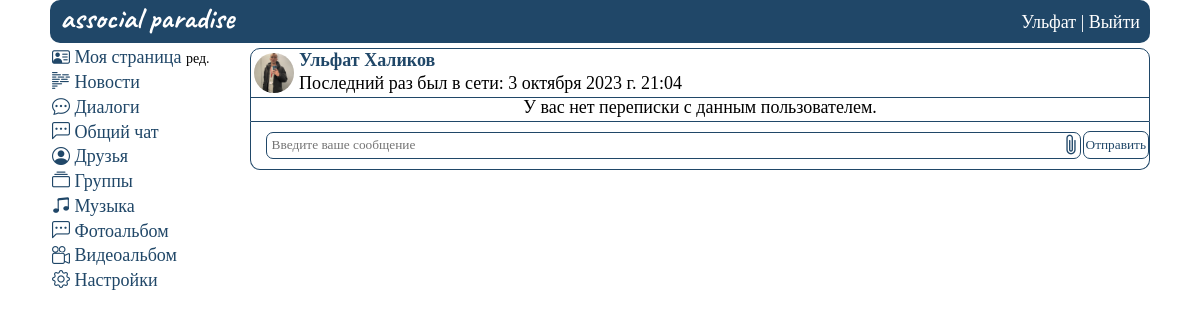
/dialogues/send2 (signed in), run on an earlier commit of the app's database.
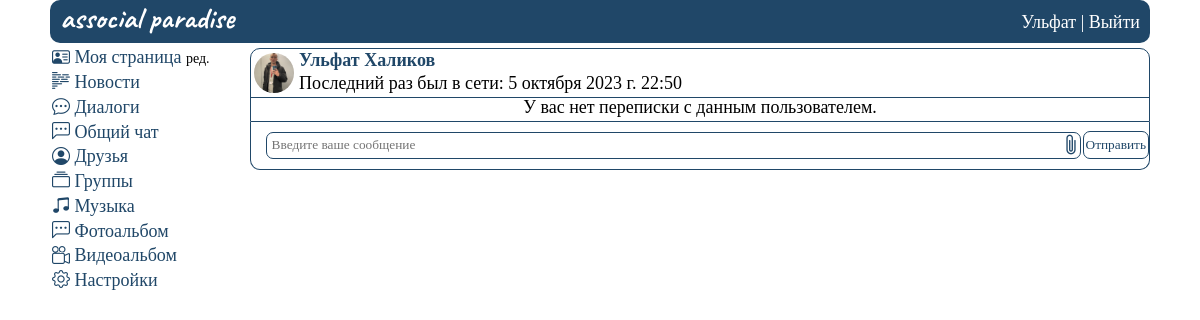
And on a later commit of the database.
### mysite/models.py (models this page shows, shortened)
class UserProfile(models.Model):
    ciggar_choices = [
        ('p', 'Положительное'),
        ('n', 'Отрицательное'),
    ]
    alco_choices = [
        ('p', 'Положительное'),
        ('n', 'Отрицательное'),
    ]
    gender_choices = [
        ('m', 'Мужской'),
        ('w', 'Женский'),
    ]
    religion_choices = [
        ('chr', 'Христианство'),
        ('isl', 'Ислам'),
        ('ind', 'Индуизм'),
        ('bdm', 'Буддизм'),
        ('iud', 'Иудаизм'),
        ('atm', 'Атеизм'),
    ]
    user = models.OneToOneField(User, on_delete=models.CASCADE)
    avatar = models.ImageField(
        upload_to="mysite/static/images/personal_photos/", blank=True, verbose_name='Аватарка',
        default='mysite/static/images/icons/none_avatar.png')
    first_name = models.CharField(max_length=20, blank=True, null=True, verbose_name='Имя')
    last_name = models.CharField(max_length=20, blank=True, null=True, verbose_name='Фамилия')
    birthdate = models.DateField(blank=True, null=True, verbose_name='Дата рождения')
    gender = models.CharField(max_length=1, blank=True, null=True, choices=gender_choices, verbose_name='Пол')
    hometown = models.CharField(max_length=30, blank=True, null=True, verbose_name='Родной город')
    fav_music = models.CharField(max_length=30, blank=True, null=True, verbose_name='Любимая музыка')
    fav_movies = models.CharField(max_length=30, blank=True, null=True, verbose_name='Любимые фильмы')
    fav_quotes = models.CharField(max_length=30, blank=True, null=True, verbose_name='Любимые цитаты')
    ciggar = models.CharField(max_length=1, blank=True, null=True, choices=ciggar_choices,
                              verbose_name='Отношение к курению')
    alco = models.CharField(max_length=1, blank=True, null=True, choices=alco_choices,
                            verbose_name='Отношение к алкоголю')
    religion = models.CharField(max_length=3, blank=True, null=True, choices=religion_choices, verbose_name='Религия')
    about = models.TextField(max_length=150, blank=True, null=True, verbose_name='О себе')
    plink = models.CharField(max_length=10, blank=True, null=True, verbose_name='Короткая ссылка')
    telegram = models.CharField(max_length=30, blank=True, null=True, verbose_name='Telegram')
    instagram = models.CharField(max_length=30, blank=True, null=True, verbose_name='Instagram')
    email = models.EmailField(max_length=30, blank=True, null=True, verbose_name='Почта')
    phone = models.CharField(max_length=12, blank=True, null=True, verbose_name='Телефон')
    class Meta:
        verbose_name_plural = 'Информация о пользователях'

### mysite/views.py (the view, shortened to what this page needs)
# urls.py: path('dialogues/send<int:pk>', viewDialogues, name='viewDialogues'),
@login_required(login_url='home')
def viewDialogues(request, pk):
    clean_id = re.findall(r'\d+', request.path)
    userid = getAuthUser(request)
    personal_data = getUser(userid)
    form = DialogsForm()
    allDialogues = getAllMessages(userid)
    unread_messages = calculation_unread(allDialogues, userid)
    dialogues = Dialogs.objects.raw(
        f'select * from mysite_dialogs di join mysite_userprofile up on di.user_sender_id = up.user_id where di.user_sender_id = {clean_id[0]} and di.user_recipient_id = {userid} or di.user_sender_id = {userid} and di.user_recipient_id = {clean_id[0]} order by di.time_create desc')
    user_info = UserProfile.objects.raw(
        f'select * from mysite_userprofile up join auth_user au on au.id = up.user_id where up.user_id = {clean_id[0]}')
    try:
        dialogObj = HaveDialog.objects.get(user_sender_id=clean_id[0], user_recipient_id=userid,
                                           last_sender=clean_id[0])
        dialogObj.status_message = 1
        if dialogObj:
            dialogObj2 = HaveDialog.objects.get(user_sender_id=userid, user_recipient_id=clean_id[0],
                                                last_sender=clean_id[0])
            dialogObj2.status_message = 1
            dialogObj2.save()
        dialogObj.save()
    except:
        pass
    data = {
        'allDialogues': allDialogues,
        'unread_messages': unread_messages,
        'userid': userid,
        'dialogues': dialogues,
        'form': form,
        'user_info': user_info,
        'personal_data': personal_data
    }
    return render(request, 'viewDialogues.html', data)

### mysite/forms.py
class DialogsForm(ModelForm):
    class Meta:
        model = Dialogs
        fields = ['private_message', 'private_img']
        widgets = {
            "private_message": TextInput(attrs={
                'placeholder': 'Введите ваше сообщение',
                'autofocus': True,
            }),
            "private_img": FileInput(attrs={
                'style': 'display:none',
            })
        }

### mysite/views.py (called while the page is built)
def getAuthUser(request):
    return request.session.get('is_auth', False)

def getUser(userid):
    return UserProfile.objects.get(user_id=userid)

def calculation_unread(messages, userid):
    msg = 0
    for i in messages:
        if i.status_message == 0 and int(i.last_sender) != userid:
            msg += 1
    return msg

### mysite/templates/viewDialogues.html (shortened to what this page needs)
{%extends 'base.html'%}
{% load static %}
{%block content%}
    <div class="wrapper_users">
    {% include "header.html" %}
    <div class="rows_user">
        <div class="col1_user">
            {% include "menu.html" %}
        </div>
        <div class="col2_user">
            <div class="dialogs__content2">
                <div class="dialogs__items">
                    {% for row in user_info %}
                    <div class="user__info">
                        <div class="user__info__row">
                            <div class="user__name_photo">
                                <a href="{% url 'viewUser' row.id %}"><img src="{% static row.avatar|cut:'mysite/static' %}" class="img"></a>
                            </div>
                            <div class="user__name">
                                <div class="user__first_name">
                                    <a href="{% url 'viewUser' row.id %}">{{ row.first_name }} {{ row.last_name }}</a>
                                </div>
                                <div class="user__time">
                                    {% if row.last_login %}Последний раз был в сети: {{ row.last_login }} {% else %} Данный пользователь еще не появлялся в сети.{% endif %}
                                </div>
                            </div>
                        </div>
                    </div>
                    {% endfor %}
                    {% if dialogues %}
                    <div class="dialogs__item">
                    {% for item in dialogues %}
                        <div class="dialogs__info">
                            <div class="dialogs__image">
                                <a href="{% url 'viewUser' item.user_sender_id %}"><img class="img" src="{% static item.avatar|cut:'mysite/static' %}"></a>
                            </div>
                            <div class="dialogs__sender">
                                <a href="{% url 'viewUser' item.user_sender_id %}" class=''>{{ item.first_name }}</a><span class="dialogs__time">{{ item.time_create }}</span>
                                <div class="dialog__message">
                                    {{ item.private_message }}
                                    {% if item.private_img %}
                                    <div class="message__pic">
                                        <img src="{% static item.private_img|cut:'mysite/static' %}">
                                    </div>
                                    {% endif %}
                                </div>
                            </div>
                        </div>
                    {% endfor %}
                    </div>
                    {% else %}
                    <div class="none_dialogs">
                        <span>У вас нет переписки с данным пользователем.</span>
                    </div>
                    {% endif %}
                </div>
            </div>
            <div class="dialog_form">
                <form method="post" enctype="multipart/form-data">
                    <div class="flex_obj">
                      <div class="wall_form">
                        {{ form.private_message }}
                      </div>
                        <label for="id_private_img" class='clip_icon bi bi-paperclip' style='font-size: 1.5rem; color: #204768;'></label>
                        <div class="wall_form_button">
                            <button type="submit">Отправить</button>
                        </div>
                </form>
            </div>
        </div>
    </div>
{%endblock%}

### mysite/templates/header.html
{%extends 'base.html'%}
{% load static %}
{%block content%}
<header class="header">
      <ul class="header__sidebar">
        <li class="header__logo"><a href="{% url 'home' %}">associal paradise</a></li>
        <li class="header__item"><a href="{% url 'home' %}">{{personal_data.first_name}}</a> | <a type="submit" href="{% url 'out' %}">Выйти</a></li>
      </ul>
 </header>
{%endblock%}

What changed in the data, as far as the page shows it:
changed UserProfile "Ульфат": last_login "3 октября 2023 г. 21:04" → "5 октября 2023 г. 22:50"
